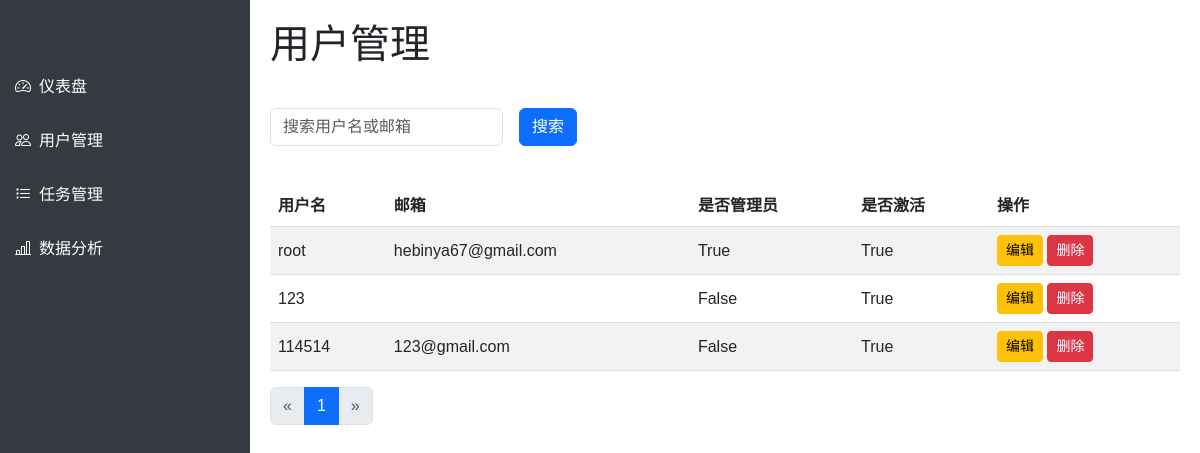
The app's page /backend/users/ (signed in) with its own data.
### errands/models.py (models this page shows, shortened)
class User(AbstractUser):
    student_id = models.CharField(max_length=20, unique=True, null=True, blank=True)
    phone = models.CharField(max_length=20, null=True, blank=True)
    avatar = models.ImageField(upload_to='avatars/', default='avatars/default.png', null=True, blank=True)

### backend/views.py (the view)
    def _wrapped_view(request, *args, **kwargs):
        if not request.user.is_authenticated:
            return redirect('login_page')  # 未登录，重定向到登录页面
        if not request.user.is_staff:
            raise PermissionDenied  # 已登录但非管理员，返回403错误
        return view_func(request, *args, **kwargs)

### backend/views.py (called while the page is built)
def admin_required(view_func):
    def _wrapped_view(request, *args, **kwargs):
        if not request.user.is_authenticated:
            return redirect('login_page')  # 未登录，重定向到登录页面
        if not request.user.is_staff:
            raise PermissionDenied  # 已登录但非管理员，返回403错误
        return view_func(request, *args, **kwargs)
    return _wrapped_view

@login_required
@admin_required
def user_list(request):
    search_query = request.GET.get('search', '')
    if search_query:
        users = User.objects.filter(username__icontains=search_query) | User.objects.filter(email__icontains=search_query)
    else:
        users = User.objects.all()
    paginator = Paginator(users, 10)  # 每页显示10个用户
    page_number = request.GET.get('page')
    page_obj = paginator.get_page(page_number)
    return render(request, 'backend/user_list.html', {'page_obj': page_obj, 'search_query': search_query})

### backend/templates/backend/user_list.html
{% extends 'backend/base.html' %}
{% block content %}
    <h1>用户管理</h1>
    <form method="get" class="row g-3 my-4">
        <div class="col-auto">
            <input type="text" name="search" class="form-control" placeholder="搜索用户名或邮箱" value="{{ search_query }}">
        </div>
        <div class="col-auto">
            <button type="submit" class="btn btn-primary mb-3">搜索</button>
        </div>
    </form>
    <table class="table table-striped">
        <thead>
            <tr>
                <th>用户名</th>
                <th>邮箱</th>
                <th>是否管理员</th>
                <th>是否激活</th>
                <th>操作</th>
            </tr>
        </thead>
        <tbody>
            {% for user in page_obj.object_list %}
                <tr>
                    <td>{{ user.username }}</td>
                    <td>{{ user.email }}</td>
                    <td>{{ user.is_staff }}</td>
                    <td>{{ user.is_active }}</td>
                    <td>
                        <a href="{% url 'backend:user_edit' user.id %}" class="btn btn-sm btn-warning">编辑</a>
                        <a href="{% url 'backend:user_delete' user.id %}" class="btn btn-sm btn-danger">删除</a>
                    </td>
                </tr>
            {% empty %}
                <tr>
                    <td colspan="5">暂无用户。</td>
                </tr>
            {% endfor %}
        </tbody>
    </table>
    <nav aria-label="Page navigation">
        <ul class="pagination">
            {% if page_obj.has_previous %}
                <li class="page-item">
                    <a class="page-link" href="?page={{ page_obj.previous_page_number }}&search={{ search_query }}" aria-label="上一页">
                        <span aria-hidden="true">&laquo;</span>
                    </a>
                </li>
            {% else %}
                <li class="page-item disabled">
                    <a class="page-link" href="#" aria-label="上一页">
                        <span aria-hidden="true">&laquo;</span>
                    </a>
                </li>
            {% endif %}
            {% for num in page_obj.paginator.page_range %}
                {% if page_obj.number == num %}
                    <li class="page-item active"><a class="page-link" href="#">{{ num }}</a></li>
                {% else %}
                    <li class="page-item"><a class="page-link" href="?page={{ num }}&search={{ search_query }}">{{ num }}</a></li>
                {% endif %}
            {% endfor %}
            {% if page_obj.has_next %}
                <li class="page-item">
                    <a class="page-link" href="?page={{ page_obj.next_page_number }}&search={{ search_query }}" aria-label="下一页">
                        <span aria-hidden="true">&raquo;</span>
                    </a>
                </li>
            {% else %}
                <li class="page-item disabled">
                    <a class="page-link" href="#" aria-label="下一页">
                        <span aria-hidden="true">&raquo;</span>
                    </a>
                </li>
            {% endif %}
        </ul>
    </nav>
{% endblock %}

### backend/static/backend/css/styles.css (style rules this page uses)
.table th, .table td { vertical-align: middle; }

### backend/templates/backend/base.html (style rules this page uses)
body { font-family: "Microsoft YaHei", sans-serif; }

### records on screen
User: username "root", email "hebinya67@gmail.com", is_staff "True", is_active "True"
User: username "123", is_staff "False", is_active "True"
User: username "114514", email "123@gmail.com", is_staff "False", is_active "True"

### other values on screen
{{ num }} "1"
